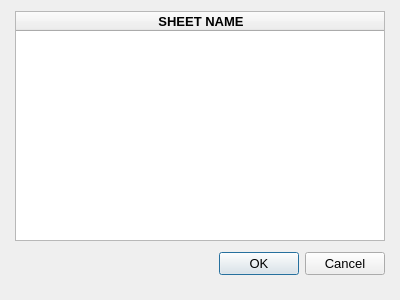
<?xml version="1.0" encoding="UTF-8"?>
<ui version="4.0">
 <class>Dialog</class>
 <widget class="QDialog" name="Dialog">
  <property name="geometry">
   <rect>
    <x>0</x>
    <y>0</y>
    <width>400</width>
    <height>300</height>
   </rect>
  </property>
  <property name="minimumSize">
   <size>
    <width>400</width>
    <height>300</height>
   </size>
  </property>
  <property name="maximumSize">
   <size>
    <width>400</width>
    <height>300</height>
   </size>
  </property>
  <property name="font">
   <font>
    <pointsize>10</pointsize>
   </font>
  </property>
  <property name="windowTitle">
   <string>Select sheet with events</string>
  </property>
  <layout class="QHBoxLayout" name="horizontalLayout">
   <item>
    <layout class="QVBoxLayout" name="verticalLayout">
     <item>
      <widget class="QTableWidget" name="table_sheet">
       <property name="minimumSize">
        <size>
         <width>370</width>
         <height>230</height>
        </size>
       </property>
       <property name="maximumSize">
        <size>
         <width>370</width>
         <height>230</height>
        </size>
       </property>
       <property name="alternatingRowColors">
        <bool>true</bool>
       </property>
       <property name="selectionMode">
        <enum>QAbstractItemView::SelectionMode::SingleSelection</enum>
       </property>
       <property name="sortingEnabled">
        <bool>true</bool>
       </property>
       <attribute name="horizontalHeaderDefaultSectionSize">
        <number>370</number>
       </attribute>
       <column>
        <property name="text">
         <string>SHEET NAME</string>
        </property>
        <property name="font">
         <font>
          <pointsize>10</pointsize>
          <bold>true</bold>
         </font>
        </property>
        <property name="background">
         <color>
          <red>220</red>
          <green>220</green>
          <blue>220</blue>
         </color>
        </property>
       </column>
      </widget>
     </item>
     <item>
      <widget class="QDialogButtonBox" name="buttonBox">
       <property name="minimumSize">
        <size>
         <width>370</width>
         <height>50</height>
        </size>
       </property>
       <property name="maximumSize">
        <size>
         <width>370</width>
         <height>50</height>
        </size>
       </property>
       <property name="layoutDirection">
        <enum>Qt::LayoutDirection::LeftToRight</enum>
       </property>
       <property name="orientation">
        <enum>Qt::Orientation::Horizontal</enum>
       </property>
       <property name="standardButtons">
        <set>QDialogButtonBox::StandardButton::Cancel|QDialogButtonBox::StandardButton::Ok</set>
       </property>
      </widget>
     </item>
    </layout>
   </item>
  </layout>
 </widget>
 <resources/>
 <connections>
  <connection>
   <sender>buttonBox</sender>
   <signal>accepted()</signal>
   <receiver>Dialog</receiver>
   <slot>accept()</slot>
   <hints>
    <hint type="sourcelabel">
     <x>248</x>
     <y>254</y>
    </hint>
    <hint type="destinationlabel">
     <x>157</x>
     <y>274</y>
    </hint>
   </hints>
  </connection>
  <connection>
   <sender>buttonBox</sender>
   <signal>rejected()</signal>
   <receiver>Dialog</receiver>
   <slot>reject()</slot>
   <hints>
    <hint type="sourcelabel">
     <x>316</x>
     <y>260</y>
    </hint>
    <hint type="destinationlabel">
     <x>286</x>
     <y>274</y>
    </hint>
   </hints>
  </connection>
 </connections>
</ui>
